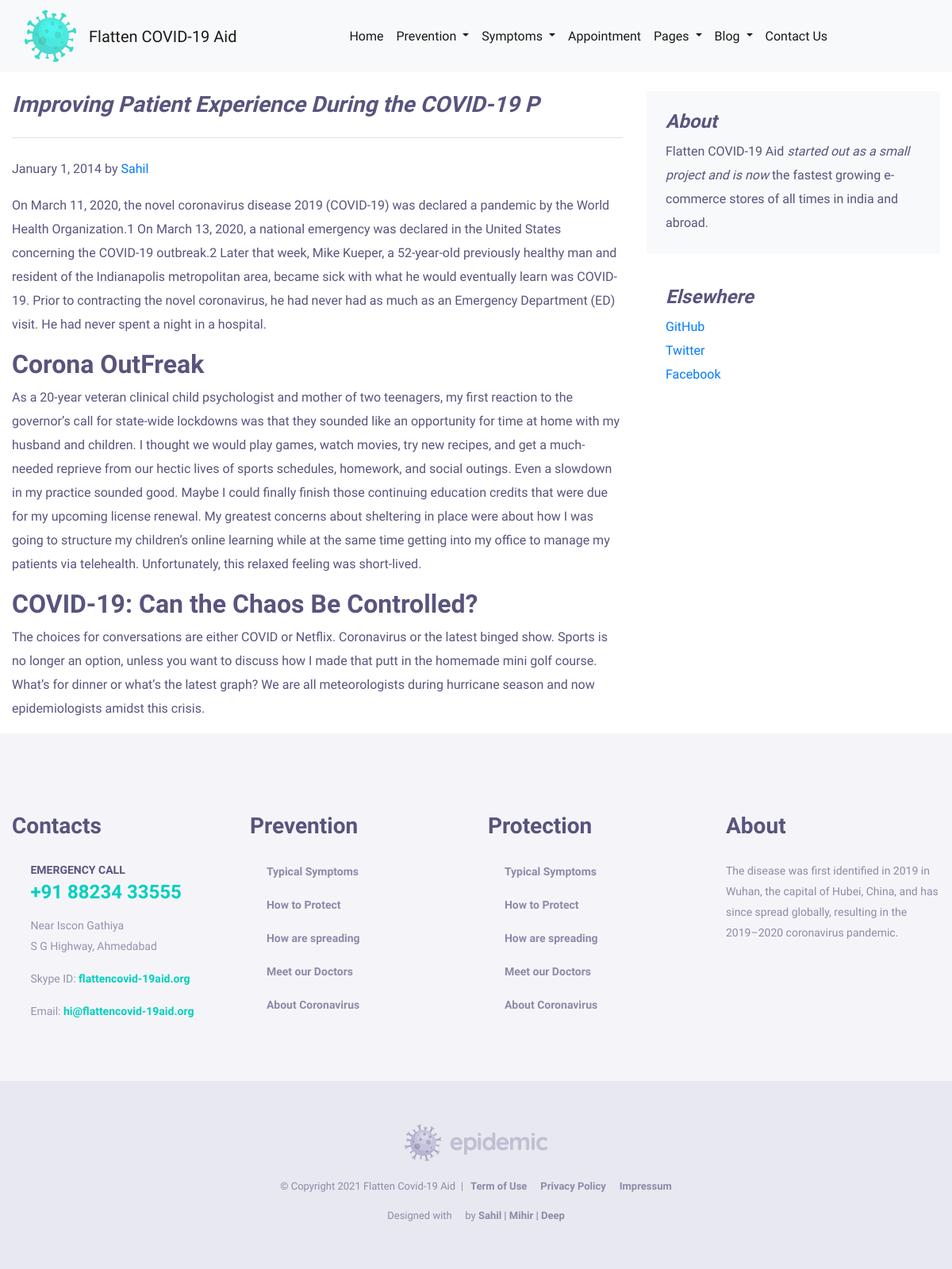
Page /blog/blogpost/7 on the committed database.
### blog/models.py (models this page shows)
class Blogpost(models.Model):
    post_id = models.AutoField(primary_key= True)
    title = models.CharField(max_length=50)
    head0 = models.CharField(max_length=500, default="")
    chead0 = models.CharField(max_length=5000, default="")
    head1 = models.CharField(max_length=500, default="")
    chead1 = models.CharField(max_length=5000, default="")
    head2 = models.CharField(max_length=500, default="")
    chead2 = models.CharField(max_length=5000, default="")
    pub_date = models.DateField()
    thumbnail = models.ImageField(upload_to='blog/images', default="")
    def __str__(self):
        return self.title

### blog/views.py (the view)
# urls.py: path("blogpost/<int:id>",views.blogpost , name="BlogPost" ),
def blogpost(request, id):
    post = Blogpost.objects.filter(post_id = id)[0]
    print(post)
    return render(request, 'blog/blogpost.html',{'post':post})

### blog/templates/blog/blogpost.html (shortened to what this page needs)
{% extends 'blog/basic.html' %}
{% load static %}
{% block body %}
<div class="container">
    <div class="row mt-4">
        <div class="col-md-8 blog-main">
            <h3 class="pb-4 mb-4 font-italic border-bottom">
                {{post.title}}
            </h3>
            <div class="blog-post">
                <p class="blog-post-meta">January 1, 2014 by <a href="#"> Sahil </a></p>
                <p>{{post.chead0}}</p>
                <h2>{{post.head1}}</h2>
                <p>{{post.chead1}}</p>
                <h2>{{post.head2}}</h2>
                <p>{{post.chead2}}</p>
            </div>
        </div>
        <aside class="col-md-4 blog-sidebar">
            <div class="p-4 mb-3 bg-light rounded">
                <h4 class="font-italic">About</h4>
                <p class="mb-0">Flatten COVID-19 Aid <em>started out as a small project and is now</em> the fastest growing e-commerce stores of all times in india and abroad.</p>
            </div>
            <div class="p-4">
                <h4 class="font-italic">Elsewhere</h4>
                <ol class="list-unstyled">
                    <li><a href="#">GitHub</a></li>
                    <li><a href="#">Twitter</a></li>
                    <li><a href="#">Facebook</a></li>
                </ol>
            </div>
        </aside>
    </div>
</div>
{% endblock %}

### rows in the picture
Blogpost: title "Improving Patient Experience During the COVID-19 P", chead0 "On March 11, 2020, the novel coronavirus disease 2019 (COVID-19) was declared a pandemic by the World Health Organization.1 On March 13, 2020, a national emergency was declared in the United States concerning the COVID-19 outbreak.2 Later that week, Mike Kueper, a 52-year-old previously healthy man and resident of the Indianapolis metropolitan area, became sick with what he would eventually learn was COVID-19. Prior to contracting the novel coronavirus, he had never had as much as an Emergency Department (ED) visit. He had never spent a night in a hospital.", head1 "Corona OutFreak", chead1 "As a 20-year veteran clinical child psychologist and mother of two teenagers, my first reaction to the governor’s call for state-wide lockdowns was that they sounded like an opportunity for time at home with my husband and children. I thought we would play games, watch movies, try new recipes, and get a much-needed reprieve from our hectic lives of sports schedules, homework, and social outings. Even a slowdown in my practice sounded good. Maybe I could finally finish those continuing education credits that were due for my upcoming license renewal. My greatest concerns about sheltering in place were about how I was going to structure my children’s online learning while at the same time…", head2 "COVID-19: Can the Chaos Be Controlled?", chead2 "The choices for conversations are either COVID or Netflix. Coronavirus or the latest binged show. Sports is no longer an option, unless you want to discuss how I made that putt in the homemade mini golf course. What’s for dinner or what’s the latest graph? We are all meteorologists during hurricane season and now epidemiologists amidst this crisis."
